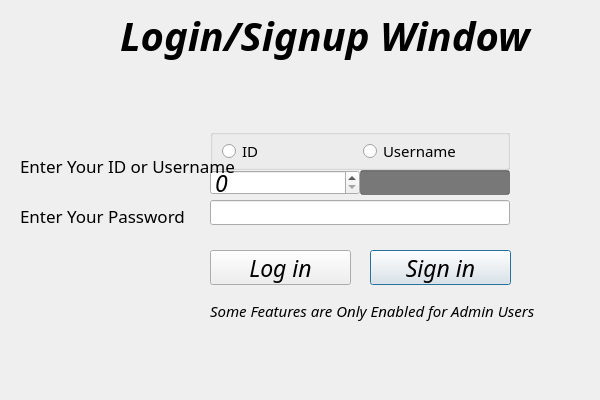
<?xml version="1.0" encoding="UTF-8"?>
<ui version="4.0">
 <class>loginWindow</class>
 <widget class="QDialog" name="loginWindow">
  <property name="geometry">
   <rect>
    <x>0</x>
    <y>0</y>
    <width>600</width>
    <height>400</height>
   </rect>
  </property>
  <property name="minimumSize">
   <size>
    <width>600</width>
    <height>400</height>
   </size>
  </property>
  <property name="font">
   <font>
    <family>Monotype Corsiva</family>
    <pointsize>17</pointsize>
    <italic>true</italic>
    <bold>false</bold>
   </font>
  </property>
  <property name="windowTitle">
   <string>Dialog</string>
  </property>
  <widget class="QGroupBox" name="groupBox">
   <property name="geometry">
    <rect>
     <x>210</x>
     <y>129</y>
     <width>300</width>
     <height>41</height>
    </rect>
   </property>
   <property name="font">
    <font>
     <family>Toledo</family>
     <pointsize>15</pointsize>
     <italic>false</italic>
     <bold>false</bold>
    </font>
   </property>
   <property name="title">
    <string/>
   </property>
   <layout class="QHBoxLayout" name="horizontalLayout">
    <item>
     <widget class="QRadioButton" name="isId">
      <property name="font">
       <font>
        <family>Toledo</family>
        <pointsize>11</pointsize>
        <italic>false</italic>
        <bold>false</bold>
       </font>
      </property>
      <property name="text">
       <string>ID</string>
      </property>
     </widget>
    </item>
    <item>
     <widget class="QRadioButton" name="isUsername">
      <property name="font">
       <font>
        <family>Toledo</family>
        <pointsize>11</pointsize>
        <italic>false</italic>
        <bold>false</bold>
       </font>
      </property>
      <property name="text">
       <string>Username</string>
      </property>
     </widget>
    </item>
   </layout>
  </widget>
  <widget class="QLineEdit" name="username">
   <property name="geometry">
    <rect>
     <x>360</x>
     <y>170</y>
     <width>150</width>
     <height>25</height>
    </rect>
   </property>
   <property name="font">
    <font>
     <family>Toledo</family>
     <pointsize>15</pointsize>
     <italic>false</italic>
     <bold>false</bold>
    </font>
   </property>
   <property name="styleSheet">
    <string notr="true">
        background-color:  #9e794f;
        background-repeat: no-repeat;
        background-position: center; 
        
        background-color: rgba(0, 0, 0, 50%);
</string>
   </property>
  </widget>
  <widget class="QLineEdit" name="password">
   <property name="geometry">
    <rect>
     <x>210</x>
     <y>200</y>
     <width>300</width>
     <height>25</height>
    </rect>
   </property>
   <property name="echoMode">
    <enum>QLineEdit::EchoMode::Password</enum>
   </property>
  </widget>
  <widget class="QPushButton" name="signup">
   <property name="geometry">
    <rect>
     <x>370</x>
     <y>250</y>
     <width>141</width>
     <height>35</height>
    </rect>
   </property>
   <property name="sizeIncrement">
    <size>
     <width>1</width>
     <height>0</height>
    </size>
   </property>
   <property name="baseSize">
    <size>
     <width>0</width>
     <height>0</height>
    </size>
   </property>
   <property name="text">
    <string>Sign in</string>
   </property>
  </widget>
  <widget class="QPushButton" name="login">
   <property name="geometry">
    <rect>
     <x>210</x>
     <y>250</y>
     <width>141</width>
     <height>35</height>
    </rect>
   </property>
   <property name="sizeIncrement">
    <size>
     <width>1</width>
     <height>0</height>
    </size>
   </property>
   <property name="baseSize">
    <size>
     <width>0</width>
     <height>0</height>
    </size>
   </property>
   <property name="text">
    <string>Log in</string>
   </property>
  </widget>
  <widget class="QSpinBox" name="id">
   <property name="geometry">
    <rect>
     <x>210</x>
     <y>170</y>
     <width>150</width>
     <height>25</height>
    </rect>
   </property>
  </widget>
  <widget class="QLabel" name="label">
   <property name="geometry">
    <rect>
     <x>20</x>
     <y>150</y>
     <width>371</width>
     <height>31</height>
    </rect>
   </property>
   <property name="font">
    <font>
     <family>Toledo</family>
     <pointsize>13</pointsize>
     <italic>false</italic>
     <bold>false</bold>
    </font>
   </property>
   <property name="text">
    <string>Enter Your ID or Username</string>
   </property>
  </widget>
  <widget class="QLabel" name="label_2">
   <property name="geometry">
    <rect>
     <x>120</x>
     <y>10</y>
     <width>451</width>
     <height>51</height>
    </rect>
   </property>
   <property name="baseSize">
    <size>
     <width>0</width>
     <height>0</height>
    </size>
   </property>
   <property name="font">
    <font>
     <family>Script MT</family>
     <pointsize>30</pointsize>
     <italic>true</italic>
     <bold>true</bold>
    </font>
   </property>
   <property name="text">
    <string>Login/Signup Window</string>
   </property>
  </widget>
  <widget class="QLabel" name="label_3">
   <property name="geometry">
    <rect>
     <x>20</x>
     <y>200</y>
     <width>181</width>
     <height>31</height>
    </rect>
   </property>
   <property name="font">
    <font>
     <family>Toledo</family>
     <pointsize>13</pointsize>
     <italic>false</italic>
     <bold>false</bold>
    </font>
   </property>
   <property name="text">
    <string>Enter Your Password</string>
   </property>
  </widget>
  <widget class="QLabel" name="label_4">
   <property name="geometry">
    <rect>
     <x>210</x>
     <y>290</y>
     <width>391</width>
     <height>41</height>
    </rect>
   </property>
   <property name="font">
    <font>
     <family>Monotype Corsiva</family>
     <pointsize>11</pointsize>
     <italic>true</italic>
     <bold>false</bold>
    </font>
   </property>
   <property name="text">
    <string>Some Features are Only Enabled for Admin Users</string>
   </property>
  </widget>
 </widget>
 <resources/>
 <connections/>
</ui>
